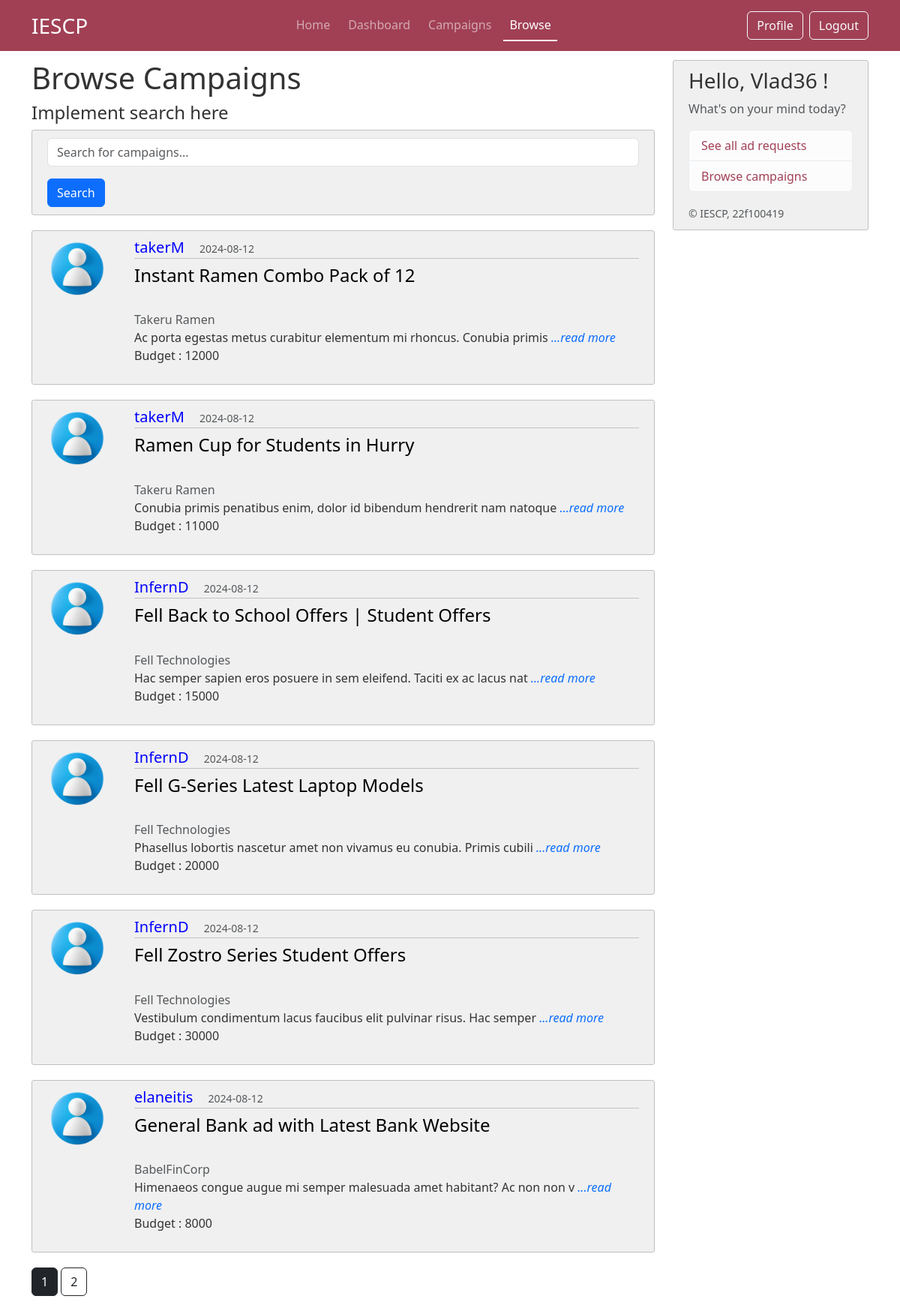
Before: /browse (signed in) with the older database file.
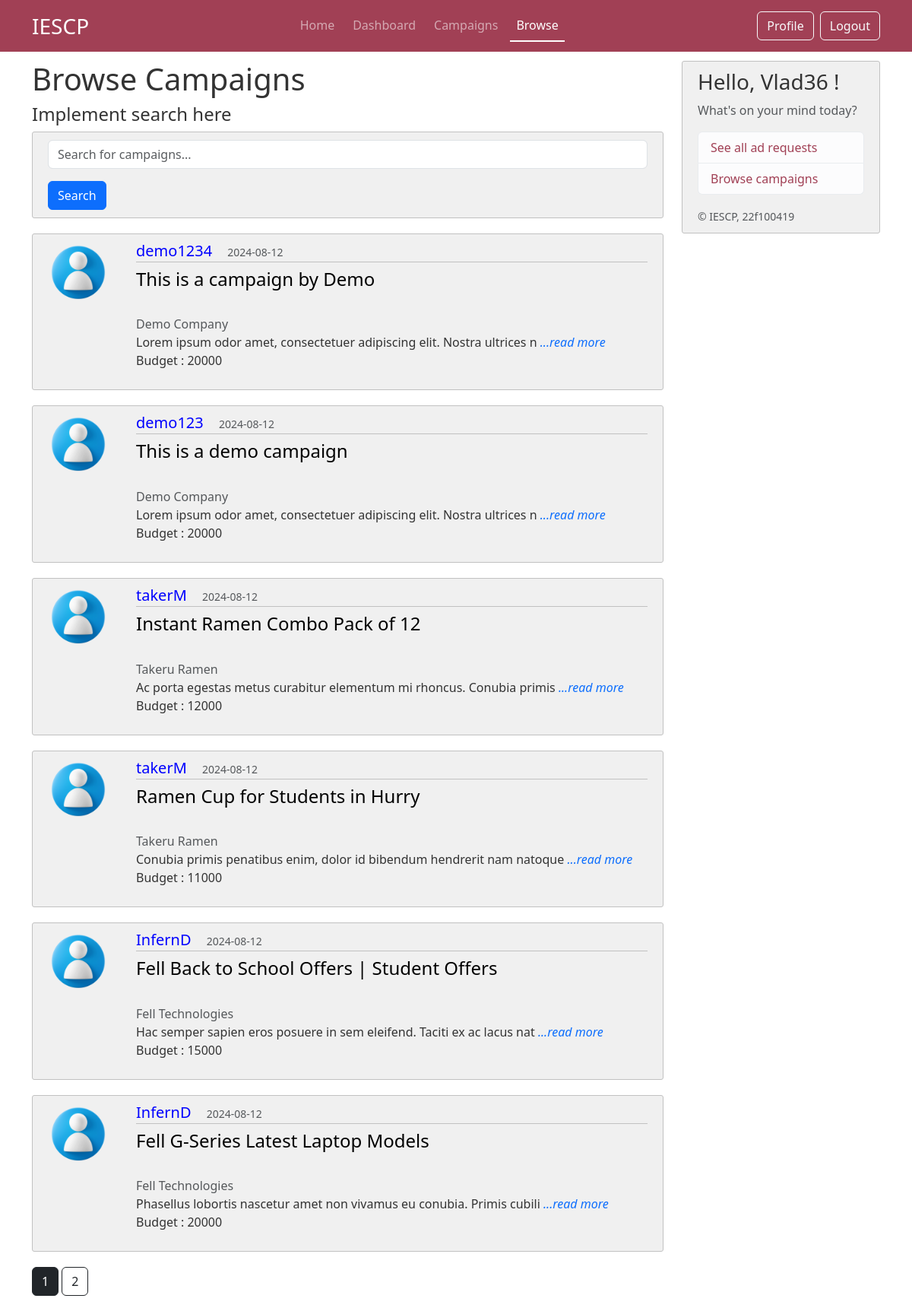
After: the same page with the newer database file.
### iescp/models.py (models this page shows, shortened)
class Post(db.Model):
     id = db.Column(db.Integer, primary_key=True)
     title = db.Column(db.String(100), nullable =False)
     date_posted = db.Column(db.DateTime, nullable =False, default =datetime.now(timezone.utc))
     description = db.Column(db.Text, nullable =False)
     budget = db.Column(db.String(20), nullable =False)
     industry = db.Column(db.String(20), nullable =False)
     end_date = db.Column(db.DateTime, nullable =False)
     user_id = db.Column(db.Integer,db.ForeignKey('sponsor.id'),nullable= False)
     status = db.Column(db.String(20), nullable=False, default='Public')
     author = db.relationship('Sponsor', backref='posts', lazy=True)
     flag = db.Column(db.String(5), nullable=False, default='No') # flag for admin

class CommonUser(db.Model,UserMixin):
     __tablename__ = 'commonuser'
     id = db.Column(db.Integer, primary_key=True)
     role = db.Column(db.String(25), nullable=False) # sponsor or creator
     username = db.Column(db.String(16), unique=True, nullable =False)
     password = db.Column(db.String(60), nullable =False)
     email = db.Column(db.String(50), unique=True, nullable =False)
     firstname = db.Column(db.String(50), nullable=False)
     lastname = db.Column(db.String(50), nullable=False)
     profile_pic = db.Column(db.String(16), nullable =False, default='default.jpg')
     status = db.Column(db.String(12), nullable= False, default='Public') #public or private profile for browse page
     flag = db.Column(db.String(5), nullable=False, default='No') # flag for admin
     phone_no = db.Column(db.String(16), nullable = False)

class Sponsor(db.Model, UserMixin):
     __tablename__ = 'sponsor'
     id = db.Column(db.Integer, primary_key=True)
     company = db.Column(db.String(50), nullable = False)
     industry = db.Column(db.String(50), nullable=False)
     website= db.Column(db.String(120), nullable=False)
     company_address = db.Column(db.Text, nullable=False)
     common_id = db.Column(db.Integer, db.ForeignKey('commonuser.id'), nullable = False)
     common_user = db.relationship('CommonUser', backref='sponsor', uselist=False)

### iescp/routes.py (the view)
@app.route("/browse")
@login_required
def browse():
     search_query = request.args.get('search', '')
     if current_user.role == "Sponsor":
          creators = Creator.query.join(Creator.common_user).filter(or_(CommonUser.username.ilike(f'%{search_query}%'),CommonUser.firstname.ilike(f'%{search_query}%'),Creator.category.ilike(f'%{search_query}%'))).all()
          return render_template("sponsor/03_browse_creator.html", title= "Browse",creators_list=creators)
     elif current_user.role == "Creator":
          page = request.args.get('senpage',default=1,type=int)
          all_camps = Post.query.filter_by(status='Public').filter(or_(Post.title.ilike(f'%{search_query}%'),Post.description.ilike(f'%{search_query}%'))).order_by(Post.date_posted.desc()).paginate(page=page,per_page=6)
          return render_template("creator/03_browse_camps.html", title= "Browse", all_camps=all_camps)
     else:
          return redirect(url_for('home'))

### iescp/models.py (called while the page is built)
@login_manager.user_loader
def load_user(user_id):
     return CommonUser.query.get(int(user_id))

### iescp/templates/creator/03_browse_camps.html
{% extends "layout.html" %}
{% block content %}
    <h1>Browse Campaigns</h1>
    <div class="mb-3">
        <p class="h4"> Implement search here </p>
        <div class="content-section">
            <form method="GET" action="{{ url_for('browse') }}">
                <input type="text" name="search" placeholder="Search for campaigns..." value="{{ request.args.get('search', '') }}" class="form-control mb-3">
                <button type="submit" class="btn btn-primary">Search</button>
            </form>
        </div>
    </div>
    {% for post in all_camps.items %}
            <article class="d-flex content-section">
                <div class="flex-shrink-0">
                    <img src="{{ url_for('static', filename='images/profile_pics/'+ post.author.common_user.profile_pic) }}" alt="{{post.author.common_user.username}}'s profile image" class="rounded-circle account-img" style="height:80px;width:80px">
                </div>
                <div class="flex-grow-1 ms-3">
                    <div class="article-metadata justify-content-between">
                        <a class="h5" href="{{ url_for('sponsor_view',username=post.author.common_user.username) }}" style="margin-right: 1rem;"> {{ post.author.common_user.username }}</a>
                        <small class="text-muted"> {{ post.date_posted.strftime('%Y-%m-%d') }}</small>
                    </div>
                    <h3><a class="article-title h4" href="{{ url_for('post',post_id=post.id)}}"> {{ post.title }} </a></h3>
                    <p class="article-content">
                        <span class="text-muted"> {{ post.author.company }} </span>
                        <span>{{ post.description[:70] }}  <a href="{{ url_for('post',post_id=post.id)}}"><em>...read more</em> </a> </span>
                        <span> Budget :  {{ post.budget }} </span>
                    </p>
                </div>
            </article>
        {% endfor %}
        {% for page_num in all_camps.iter_pages(left_edge=1, right_edge=1, left_current=1, right_current=2) %}
            {% if page_num %}
                {% if all_camps.page == page_num %}
                    <a class="btn btn-dark mb-3" href="{{ url_for('home', page=page_num) }}"> {{ page_num }}</a>
                {% else %}
                    <a class="btn btn-outline-dark mb-3" href="{{ url_for('home', page=page_num) }}"> {{ page_num }}</a>
                {% endif %}
            {% else %}
                ...
            {% endif %}
        {% endfor %}
{% endblock content %}

Changed rows visible on the page:
no longer on this page (row unchanged): Post: profile_pic (placeholder picture), author.common_user.username "InfernD", date_posted "2024-08-12", title "Fell Zostro Series Student Offers", author.company "Fell Technologies", description "Vestibulum condimentum lacus faucibus elit pulvinar risus. Hac semper", budget "30000"
no longer on this page (row unchanged): Post: profile_pic (placeholder picture), author.common_user.username "elaneitis", date_posted "2024-08-12", title "General Bank ad with Latest Bank Website", author.company "BabelFinCorp", description "Himenaeos congue augue mi semper malesuada amet habitant? Ac non non v", budget "8000"
added Post: profile_pic (placeholder picture), author.common_user.username "demo1234", date_posted "2024-08-12", title "This is a campaign by Demo", author.company "Demo Company", description "Lorem ipsum odor amet, consectetuer adipiscing elit. Nostra ultrices n", budget "20000"
added Post: profile_pic (placeholder picture), author.common_user.username "demo123", date_posted "2024-08-12", title "This is a demo campaign", author.company "Demo Company", description "Lorem ipsum odor amet, consectetuer adipiscing elit. Nostra ultrices n", budget "20000"
